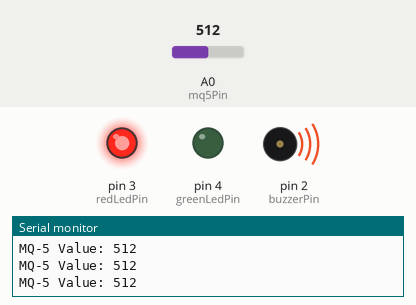
Simulated run of this sketch. Board: Arduino Uno, built with avr-gcc and run on an emulated ATmega328P. On the bench: output pins drawn as LEDs (lit = HIGH), buzzer (waves = sounding, pin HIGH), the last lines printed to the serial monitor. The test bench sets the inputs (shaded band); at power-on: A0 (mq5Pin) = 512.

Above: at 1.3 s.
1.4 s: A0 (mq5Pin) set to 260
2.9 s: A0 (mq5Pin) set to 241
At 3.5 s:
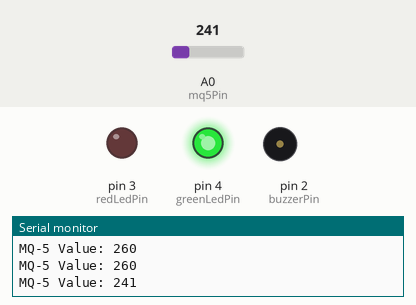
4.5 s: A0 (mq5Pin) set to 306
At 5.7 s:
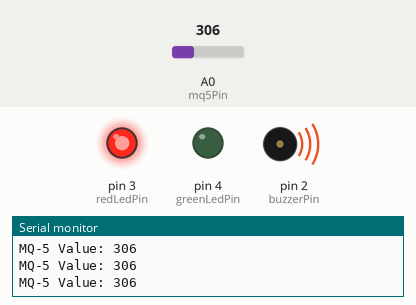
6.0 s: A0 (mq5Pin) set to 240
At 7.1 s:
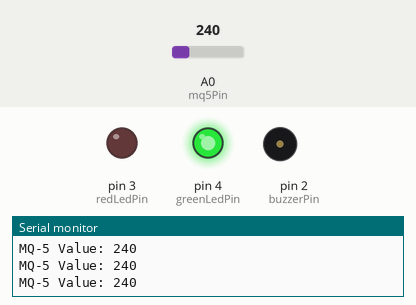
Timing chart, 0 to 8.5 s (numbered marks = the images above; inputs shaded):
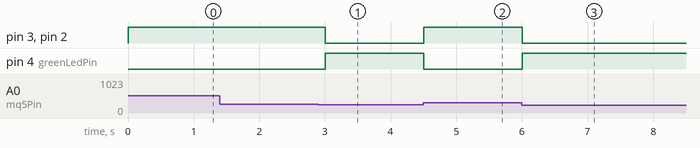

The sketch:

SmokeDetectorv1.ino
```cpp
// Pin definitions
const int mq5Pin = A0;
const int buzzerPin = 2;
const int redLedPin = 3;
const int greenLedPin = 4;

// Threshold value (adjust based on testing)
const int gasThreshold = 250;

void setup() {
  Serial.begin(9600);

  // Set pin modes
  pinMode(buzzerPin, OUTPUT);
  pinMode(redLedPin, OUTPUT);
  pinMode(greenLedPin, OUTPUT);
}

void loop() {
  // Read value from MQ-5 sensor
  int gasValue = analogRead(mq5Pin);
  Serial.print("MQ-5 Value: ");
  Serial.println(gasValue);

  // Check gas concentration
  if (gasValue > gasThreshold) {
    // Danger! Gas detected
    digitalWrite(redLedPin, HIGH);
    digitalWrite(greenLedPin, LOW);
    digitalWrite(buzzerPin, HIGH);
  } else {
    // Safe
    digitalWrite(redLedPin, LOW);
    digitalWrite(greenLedPin, HIGH);
    digitalWrite(buzzerPin, LOW);
  }

  delay(500); // Small delay for stability
}
```

Measured:
- the behaviour switches between 251 and 250 on A0 (mq5Pin) (found by bisection; images 0 and 1)
- after the input at 2.9 s, pin 3 (redLedPin), pin 2 (buzzerPin): HIGH → LOW after 0.10 s; pin 4 (greenLedPin): LOW → HIGH after 0.10 s
- after the input at 4.5 s, pin 3 (redLedPin), pin 2 (buzzerPin): LOW → HIGH at once; pin 4 (greenLedPin): HIGH → LOW at once
- after the input at 6.0 s, pin 3 (redLedPin), pin 2 (buzzerPin): HIGH → LOW at once; pin 4 (greenLedPin): LOW → HIGH at once
